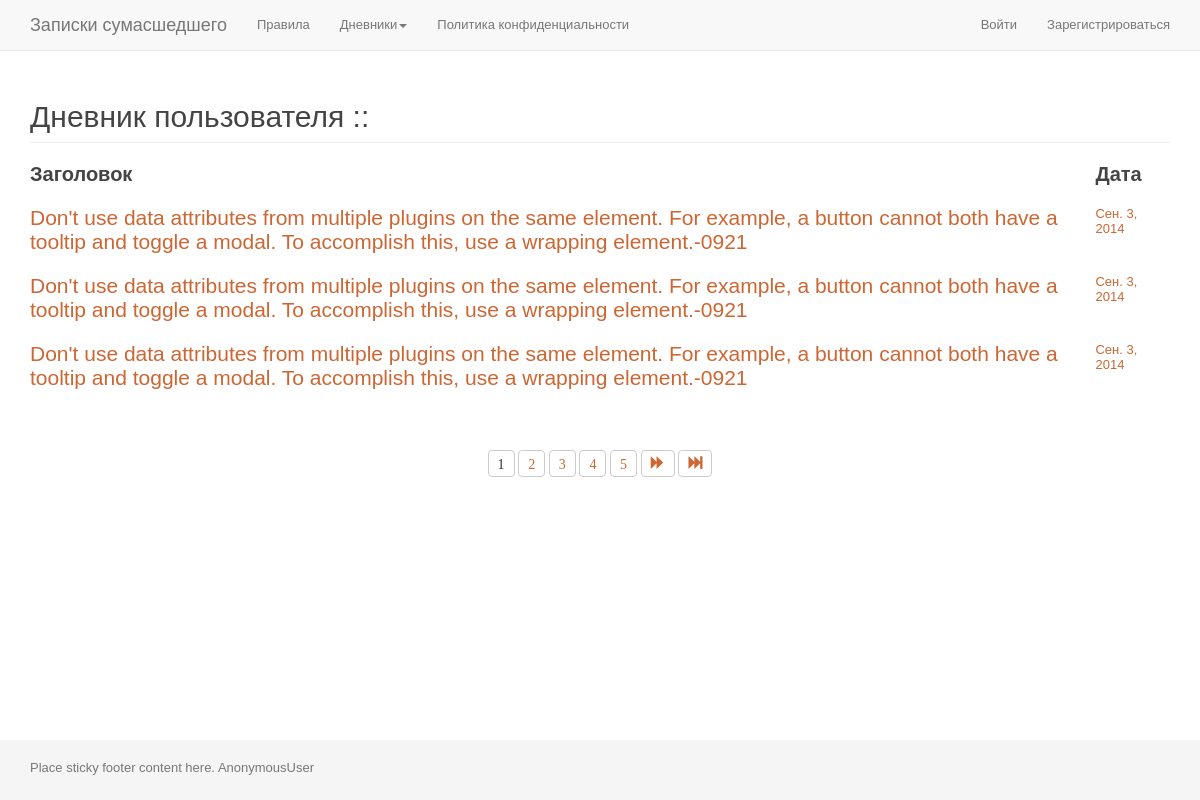
/diary/2/, run on an earlier commit of the app's database.
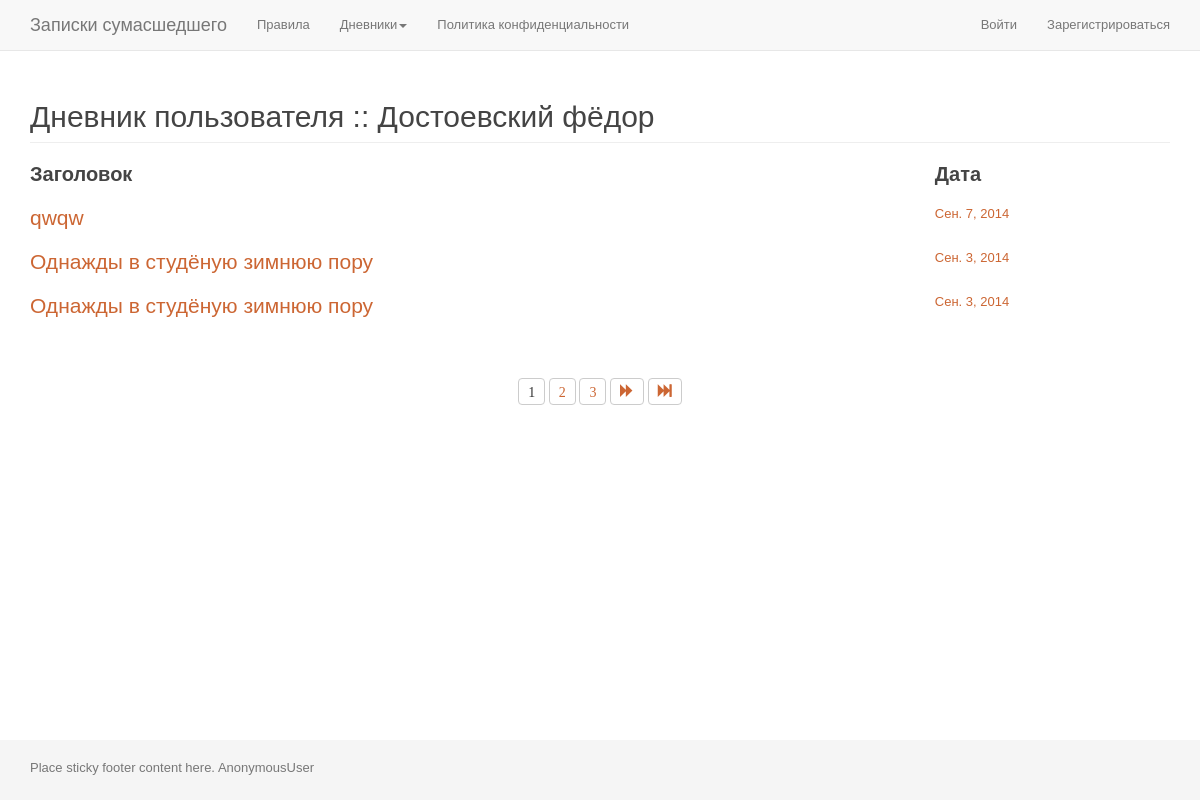
And on a later commit of the database.
### app_zapsum/models.py (models this page shows, shortened)
class Diary(models.Model):
	user_id = models.IntegerField(
		'',
		blank=True,
		null=True,
	)
	title = models.CharField(
		'Заголовок записи',
		max_length=100,
		blank=False,
	)
	date = models.DateField(
		'Дата записи',
		blank=True,
		null=True,
	)
	text = models.TextField(
		'Содержание записи',
		max_length=5000,
		blank=False,
	)
	last_edit_date = models.DateField(
		'Дата последнего редактирования',
		default=datetime.now(),
	)
	is_active = models.BooleanField(default=True)
	is_delete = models.BooleanField(default=False)
	@classmethod
	def get_all_user_entries(self, user_id):
		return self.objects.filter(user_id=user_id, is_active=True, is_delete=False).order_by('-date')

### app_accounts/models.py (models this page shows, shortened)
class UserProfile(User):
	gender = models.ForeignKey(
		Gender,
		verbose_name='Пол',
		blank=True,
		null=True,
	)
	nickname = models.CharField(
		'Отображаемое имя',
		max_length=50,
		blank=False,
	)
	phone = models.CharField(
		max_length=50,
		blank=False,
	)
	skype = models.CharField(
		max_length=50,
		blank=False,
	)
	other = models.TextField(
		max_length=500,
		blank=False,
	)
	avatar = models.ImageField(
		upload_to='userprofile/avatar/',
		blank=True,
		null=True,
	)
	objects = UserManager()
	@classmethod
	def get_entry(self, user_id):
		result = UserProfile.objects.get(user_ptr_id=user_id)
		return result

### app_zapsum/views.py (the view)
# urls.py: url(r'^diary/(?P<id_author>[0-9]*)/$', 'views.diary', name='diary'),
def diary(request, id_author=None):
	if id_author:
		obj_author = UserProfile.get_entry(user_id=id_author)
		obj_diary = Diary.get_all_user_entries(user_id=id_author)
		paginator = Paginator(obj_diary, 3)
		list_pages = paginator.page_range
		page = request.GET.get('page')
		try:
			obj_diary_paginated = paginator.page(page)
		except PageNotAnInteger:
			obj_diary_paginated = paginator.page(1)
		except EmptyPage:
			obj_diary_paginated = paginator.page(paginator.num_pages)
		last_page = list_pages[-1]
		first_page = list_pages[0]
		t = loader.get_template('page_diary.html')
		c = RequestContext(request, {
			'obj_author': obj_author,
			'obj_diary': obj_diary,
			'list_pages': list_pages,
			'obj_diary_paginated': obj_diary_paginated,
			'last_page': last_page,
			'first_page': first_page,
		}, [custom_proc])
		return HttpResponse(t.render(c))

### app_accounts/templatetags/tags_app_accounts.py (called while the page is built)
@register.inclusion_tag("part_auth_area.html")
def part_auth_area(is_authenticated):
	return {
		'is_authenticated': is_authenticated,
	}

### app_zapsum/views.py (called while the page is built)
def custom_proc(request):
	return{
		'request': request,
	}

### app_zapsum/templates/page_diary.html (shortened to what this page needs)
{% extends "page_base.html" %}
{% block content %}
	<section class="section diary_public">
		<div class="page-header">
			<h2>Дневник пользователя :: {{ obj_author.nickname }}</h2>
		</div>
		<table class="list_table">
			<thead>
				<tr>
					<td>Заголовок</td>
					<td>Дата</td>
				</tr>
			</thead>
			<tbody>
				{% for entry in obj_diary_paginated %}
					<tr class="article">
						<td class="cell_title">
							<a class="article_link" href="/record/{{ entry.id }}/">
								{% if entry.title %}
									<span class="">{{ entry.title }}</span>
								{% endif %}
							</a>
						</td>
						<td class="cell_date">
							<a class="article_link" href="/record/{{ entry.id }}/">
								{% if entry.date %}
									{{ entry.date }}
								{% endif %}
							</a>
						</td>
					</tr>
				{% endfor %}
			</tbody>
		</table>
		{% if last_page > 1 %}
			<div class="pager_outer">
				<div class="pager">
					<span>
						{% for page in list_pages  %}
							<div class="btn-group">
								{% if obj_diary_paginated.number == page %}
									<button type="button" class="btn btn-default">
										<span class="a glyphicon">{{ page }}</span>
									</button>
								{% else %}
									<button type="button" class="btn btn-default">
										<a class="a num glyphicon" href="?page={{ page }}">{{ page }}</a>
									</button>
								{% endif %}
							</div>
						{% endfor %}
					</span>
					{% if obj_diary_paginated.has_next %}
						<button type="button" class="btn btn-default">
							<a class="a right glyphicon glyphicon-forward" href="?page={{ obj_diary_paginated.next_page_number }}"></a>
						</button>
						<button type="button" class="btn btn-default">
							<a class="a right2 glyphicon glyphicon-fast-forward" href="?page={{ last_page }}"></a>
						</button>
					{% endif %}
				</div>
			</div>
		{% endif %}
	</section>
{% endblock %}

What changed in the data, as far as the page shows it:
no longer on this page (row edited): Diary: title "Don't use data attributes from multiple plugins on the same element. For example, a button cannot both have a tooltip and toggle a modal. To accomplish this, use a wrapping element.-0921", date "Сен. 3, 2014"
now on this page (row edited): UserProfile: nickname "Достоевский фёдор"
now on this page (row edited): Diary: title "qwqw", date "Сен. 7, 2014"
changed Diary (number 2 of 3 on the later page): title "Don't use data attributes from multiple plugins on the same element. For example, a button cannot both have a tooltip and toggle a modal. To accomplish this, use a wrapping element.-0921" → "Однажды в студёную зимнюю пору"
changed Diary (number 3 of 3 on the later page): title "Don't use data attributes from multiple plugins on the same element. For example, a button cannot both have a tooltip and toggle a modal. To accomplish this, use a wrapping element.-0921" → "Однажды в студёную зимнюю пору"
Also different on the page:
list line gone: "4"
list line gone: "5"
